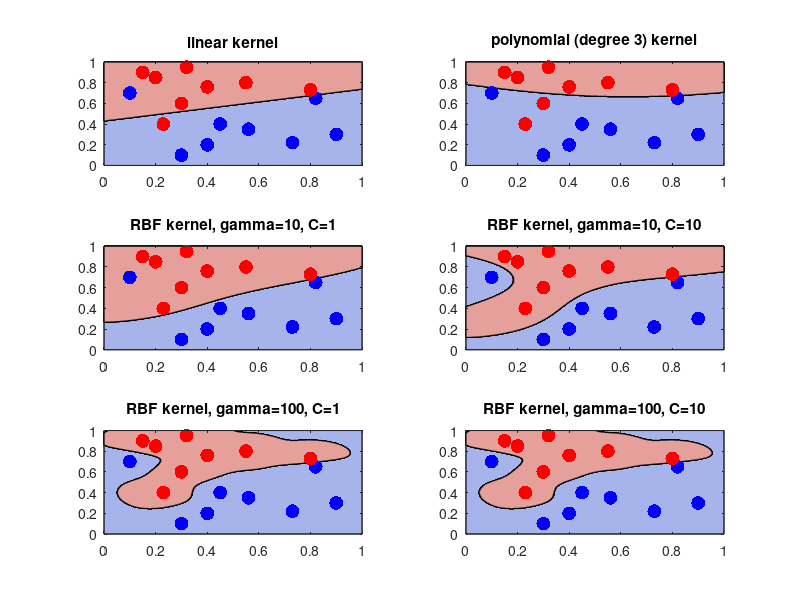

Source code (MATLAB):
% created by Yuri Wu, 2017-04-23
% for SVM visualization

X=csvread('demo_data.csv');
y=csvread('demo_targets.csv');

demo_list={'-t 0 -c 1','-t 1 -d 3','-t 2 -c 1 -g 10',...
    '-t 2 -c 10 -g 10','-t 2 -c 1 -g 100','-t 2 -c 1 -g 100'};

titles = {'linear kernel',
          'polynomial (degree 3) kernel',
          'RBF kernel, gamma=10, C=1',
          'RBF kernel, gamma=10, C=10',
          'RBF kernel, gamma=100, C=1',
          'RBF kernel, gamma=100, C=10'};

x_min=0;y_min=0;x_max=1;y_max=1;
[xx,yy] = meshgrid(linspace(x_min,x_max,400)',linspace(y_min,y_max,400)');

map = [ 167, 180, 236; 229, 160, 156];
map=map/255;
colormap(map);

for i=1:length(demo_list)
    para=demo_list{i};
    model=svmtrain(y,X,['-s 0 -q ',para]);
    
    Z = zeros(size(xx(:),1),1);
    Z=svmpredict(Z,[xx(:),yy(:)],model,'-q');
    Z=reshape(Z,size(xx));
    
    fig=subplot(3,2,i);
    contourf(xx, yy, Z);
    axis([x_min x_max y_min y_max]);
    
    %contourcmap('lines');
    hold on;
    gscatter(X(:,1),X(:,2),y,'br','..',30);
    legend(fig,'off');
    title(fig,titles{i});
    
end







